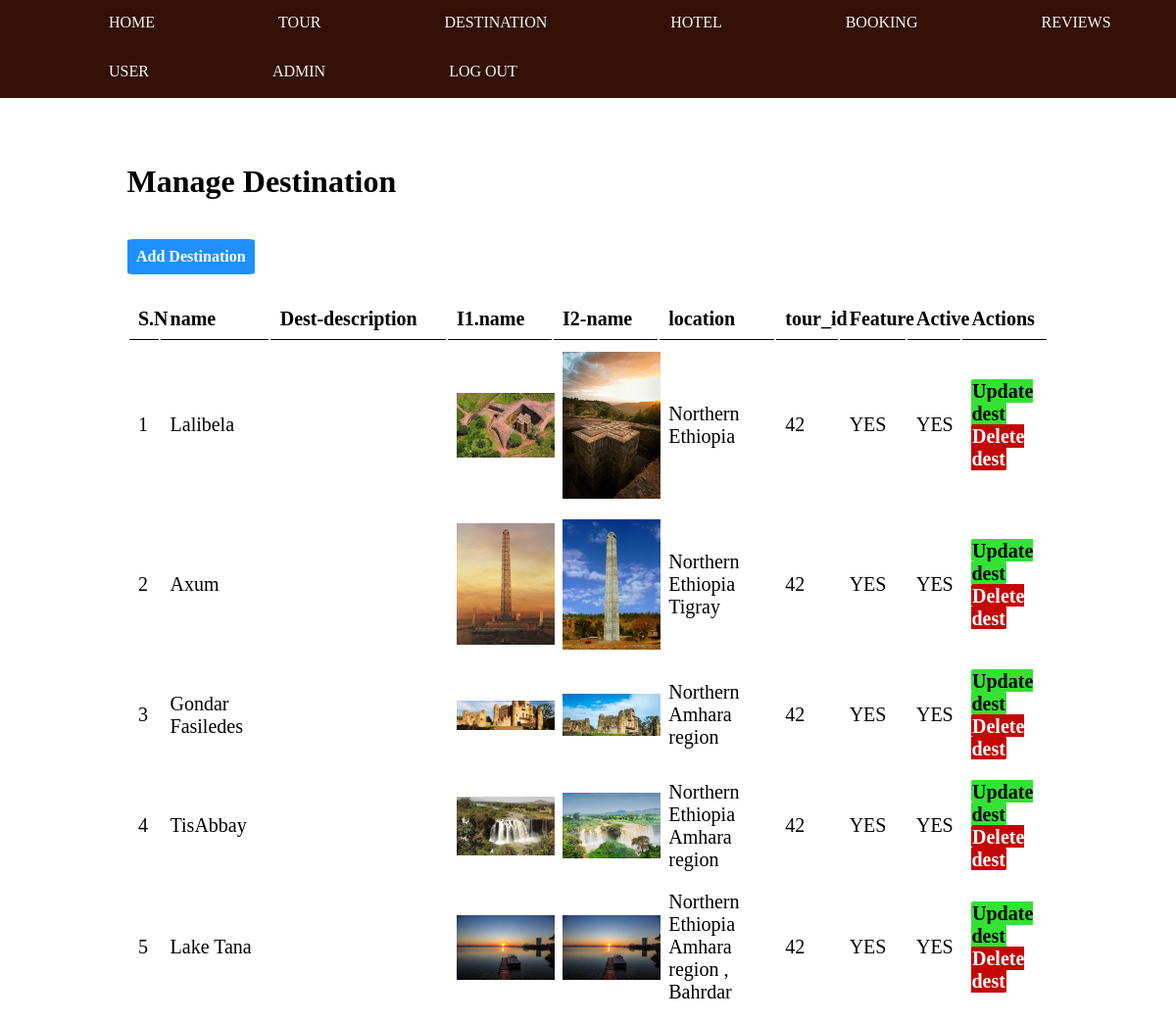
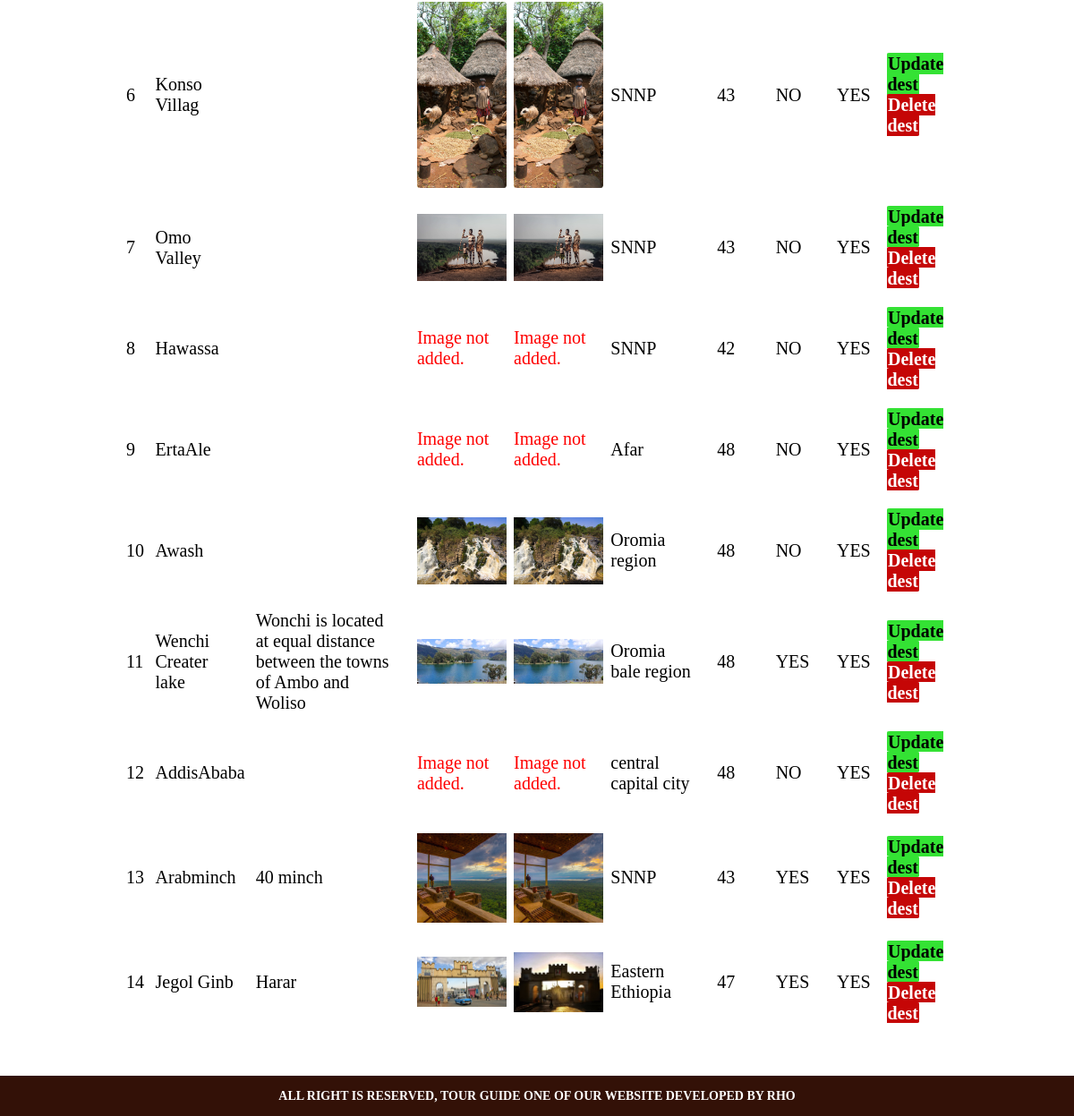
Screenshot of /admin/manage-destination.php (signed in) with the database file from the repository (2 pictures, top to bottom).
### tables this page shows
CREATE TABLE `destination` (
  `id` int(10) UNSIGNED NOT NULL,
  `destination_name` varchar(255) NOT NULL,
  `image_name` varchar(255) NOT NULL,
  `tours_id` int(10) UNSIGNED NOT NULL,
  `location` varchar(255) NOT NULL,
  `description` varchar(1500) NOT NULL,
  `featured` varchar(10) NOT NULL,
  `active` varchar(10) NOT NULL,
  `image2_name` varchar(255) DEFAULT NULL
);

### admin/manage-destination.php (the view, shortened to what this page needs)
<?php include('partials/menu.php');?>
<div class="main-content">
         <div class="wrapper">
               <h1> Manage Destination</h1>
             <br><br>
               <a href="add-destination.php" class="btn-primary">Add Destination</a>
               <br> <br> <br>
               <table class="tbl-full">
                <tr>
                     <th>S.N</th>
                      <th>name</th>
                      <th>Dest-description</th>
                      <th>I1.name</th>
                      <th>I2-name</th>
                      <th>location </th>
                      <th>tour_id</th>
                      <th>Feature</th>
                      <th>Active</th>
                      <th>Actions</th>
                </tr>
                <?php
                $sql="SELECT*FROM destination";
                $res=mysqli_query($conn,$sql);
                if($res==TRUE)
                {
                  $sn=1;
                  $count=mysqli_num_rows($res);
                  if($count>0){
                    while ($rows=mysqli_fetch_assoc($res)){
              $id=$rows['id'];
              $destination_name=$rows['destination_name'];
              $description=$rows['description'];
              $image_name=$rows['image_name'];
              $image2_name=$rows['image2_name'];
              $location=$rows['location'];
              $tours_id=$rows['tours_id'];
              $featured=$rows['featured'];
              $active=$rows['active'];
              ?>
              <tr>
                     <td><?php echo $sn++;?></td>
                      <td><?php echo $destination_name; ?> </td>
                      <td><?php echo $description; ?></td>
                      <td>
                        <?php
                     if($image_name!="")
                     {
                        ?>
                        <img src="<?php echo SITEURL; ?>assets/images/destination/<?php echo $image_name; ?>" width="100px">
                        <?php
                     }
                     else
                     {
                     echo"<div class='error'>Image not added.</div>";
                     }
                        ?>
                        </td>
                        <td>
                        <?php
                     if($image2_name!="")
                     {
                        ?>
                        <img src="<?php echo SITEURL; ?>assets/images/destination/<?php echo $image2_name; ?>" width="100px">
                        <?php
                     }
                     else
                     {
                     echo"<div class='error'>Image not added.</div>";
                     }
                        ?>
                        </td>
                        <td><?php echo $location; ?></td>
                        <td><?php echo $tours_id; ?></td>
                        <td><?php echo $featured; ?></td>
                      <td><?php echo $active; ?></td>
                      <td>
                          <a href ="<?php echo SITEURL; ?>admin/update-destination.php?id=<?php echo $id ;?>" class="btn-secondary">Update dest</a>
                          <a href ="<?php echo SITEURL; ?>admin/delete-dest.php?id=<?php echo $id ;?>&image_name=<?php echo $image_name;?>&image2_name=<?php echo $image2_name;?>" class="btn-danger">Delete dest</a>
                      </td>
                </tr>
              <?php
                    }
                  }
                }
                ?>
               </table>
         </div>
  </div>
<?php include('partials/footer.php');?>

### admin/partials/menu.php (shortened to what this page needs)
<DOCTYPE html>
    <html>
            <head>
                <link rel="stylesheet" href="../css/admin.css">
            <head>
        <body>
            <div class="menu">
                <nav>
            <ul class="top" id="dropdown">
                <li><a href="index.php">Home</a></li>
                <li><a href="manage-tour.php">Tour</a></li>
                <li><a href="manage-destination.php">Destination</a></li>
                <li><a href="manage-hotel.php">Hotel</a></li>
                <li><a href="manage-booking.php">Booking</a></li>
                <li><a href="manage-review.php">Reviews</a></li>
                <li><a href="manage-user.php">User</a></li>
                <li><a href="manage-admin.php">Admin</a></li>
                <li><a href="login-admin.php">Log out</a></li>
            </ul>
                 </nav>
             </div>

### admin/partials/footer.php (shortened to what this page needs)
<div class="footer">
        <div class="wrapper">
        <h1> ALL  RIGHT  IS  RESERVED, TOUR  GUIDE  ONE  OF  OUR  WEBSITE  DEVELOPED  BY  RHO</h1>
       </div>
    </div>
         </body>
   </html>

### css/admin.css (style rules this page uses)
body { line-height: 1; margin: 0; }
.wrapper { padding:1%; width:80%; margin:0 auto; }
.main-content { margin:1%; background-color: white; padding: 2% 0; }
nav ul { width:100%; background-color: #331107; overflow: hidden; margin:0px; padding:0px; }
nav ul li { list-style: none; float: left; margin-left: 3%; padding-left: 60px; }
ul.top li a { display: block; text-decoration: none; min-height: 20px; text-align: center; padding: 15px; text-transform: uppercase; color: rgb(247, 244, 244); }
.footer { width:100%; background: #331107; width:100%; color:white; font-size: 7px; margin:auto; text-align: center; line-height: 2px; }
.tbl-full { width:100%; font-size: 20px; }
table tr td { padding: 1%; }
table tr th { border-bottom: 1px solid black; padding: 1%; text-align: left; }
.btn-primary { font-size: none; background-color:#1e90ff; padding: 1%; margin-top:8px; margin-bottom: 8px; font-weight: bold; color:white; text-decoration: none; border-radius: 5%; }
.btn-secondary { font-size: none; background-color:rgb(52, 226, 52); padding: 1%; margin-top:8px; margin-bottom: 8px; font-weight: bold; color:black; text-decoration: none; border-radius: 5%; }
.btn-danger { font-size: none; background-color:#c50606; padding: 1%; margin-top:8px; margin-bottom: 8px; font-weight: bold; color:white; text-decoration: none; border-radius: 5%; }
.error { color:red; font-style: bold; }

### rows the page displays
destination: destination_name "Lalibela", image_name (picture), image2_name (picture), location "Northern Ethiopia", tours "42", featured "YES", active "YES"
destination: destination_name "Axum", image_name (picture), image2_name (picture), location "Northern Ethiopia Tigray", tours "42", featured "YES", active "YES"
destination: destination_name "Gondar Fasiledes", image_name (picture), image2_name (picture), location "Northern Amhara region", tours "42", featured "YES", active "YES"
destination: destination_name "TisAbbay", image_name (picture), image2_name (picture), location "Northern Ethiopia Amhara region", tours "42", featured "YES", active "YES"
destination: destination_name "Lake Tana", image_name (picture), image2_name (picture), location "Northern Ethiopia Amhara region , Bahrdar", tours "42", featured "YES", active "YES"
destination: destination_name "Konso Villag", image_name (picture), image2_name (picture), location "SNNP", tours "43", featured "NO", active "YES"
destination: destination_name "Omo Valley", image_name (picture), image2_name (picture), location "SNNP", tours "43", featured "NO", active "YES"
destination: destination_name "Hawassa", image_name "Image not added.", image2_name "Image not added.", location "SNNP", tours "42", featured "NO", active "YES"
destination: destination_name "ErtaAle", image_name "Image not added.", image2_name "Image not added.", location "Afar", tours "48", featured "NO", active "YES"
destination: destination_name "Awash", image_name (picture), image2_name (picture), location "Oromia region", tours "48", featured "NO", active "YES"
destination: destination_name "Wenchi Creater lake", description "Wonchi is located at equal distance between the towns of Ambo and Woliso", image_name (picture), image2_name (picture), location "Oromia bale region", tours "48", featured "YES", active "YES"
destination: destination_name "AddisAbaba", image_name "Image not added.", image2_name "Image not added.", location "central capital city", tours "48", featured "NO", active "YES"
destination: destination_name "Arabminch", description "40 minch", image_name (picture), image2_name (picture), location "SNNP", tours "43", featured "YES", active "YES"
destination: destination_name "Jegol Ginb", description "Harar", image_name (picture), image2_name (picture), location "Eastern Ethiopia", tours "47", featured "YES", active "YES"
